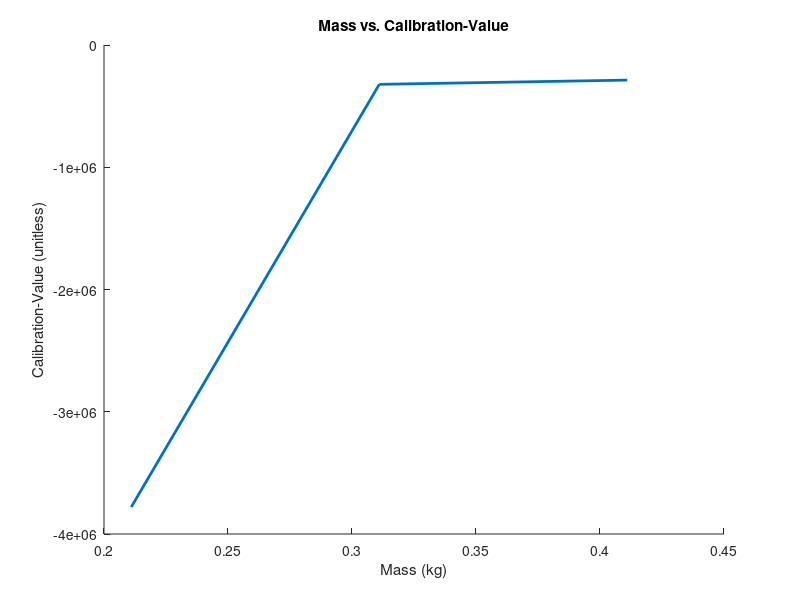

The MATLAB script that drew this image:
clf()

%uses script from https://learn.sparkfun.com/tutorials/load-cell-amplifier-hx711-breakout-hookup-guide to calibrate a necessary constant for the 
%hx711 force tester

%linear interpolation formula
%y1+(y2-y1)/(x2-x1)*(x-x1)

%masses in kg, the first number represents the measured mass
%the other masses provide range for linear interpolation
mass_1=.211;
x2_1=.3;
x1_1=.2;

%ranges for calibration constants for the HX711 force sensor
mass_1_range=[-325050,-1962050];

%gives a linear interpolation to find the interpolated value for the
%calibration value of the first mass 
cal_1=mass_1_range(1)+((mass_1_range(2)-mass_1_range(1))/(x2_1-x1_1))*mass_1

mass_2=.311;
x2_2=.4;
x1_2=.3;
mass_2_range=[-2872050,-2052050];

cal_2=mass_2_range(1)+((mass_2_range(2)-mass_2_range(1))/(x2_2-x1_2))*mass_2

mass_3=.411;
x2_3=.5;
x1_3=.4;
mass_3_range=[-2712050,-2122050];

cal_3=mass_3_range(1)+((mass_3_range(2)-mass_3_range(1))/(x2_3-x1_3))*mass_3



%creates basis for the the x and y axes
masses=[mass_1,mass_2,mass_3];

%calibrated array
cals=[cal_1,cal_2,cal_3];

%uses polyfit to fit the lines in all instances (1st degree polynomial)
slope_fit = polyfit(masses,cals,1);
slope_val=slope_fit(1)
force=slope_val*9.81 %takes the mass output and multiplies by the gravitational constant


hold on 
plot(masses,cals, "LineWidth",2, "DisplayName","Mass vs. Calibration-Value")
hold off

xlabel("Mass (kg)")
ylabel("Calibration-Value (unitless)")
title("Mass vs. Calibration-Value")

